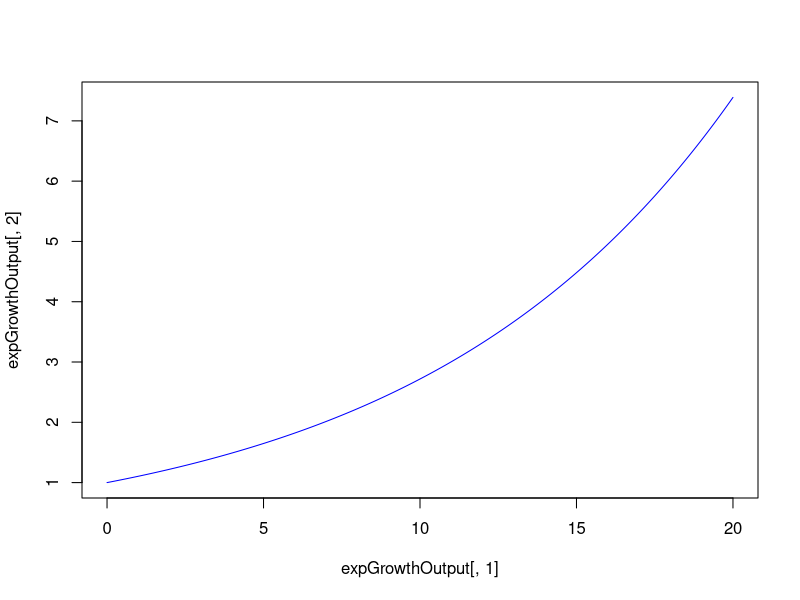
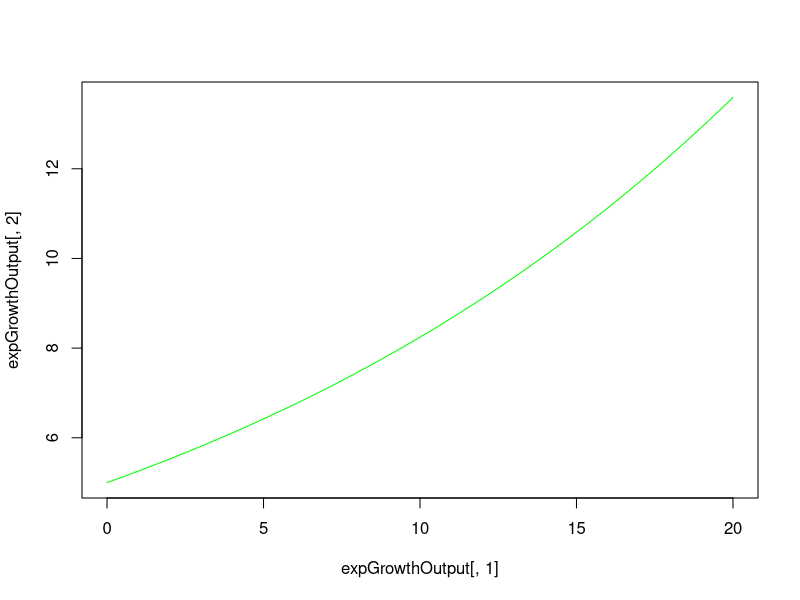

Reproduce these figures in R, in order.
#Working on an Ordinary Differential Equation (ODE)
#an "ordinary differential equation" is one where you're looking at changes happening to one and only on *independent* variable
#work from eeb201 handout

library(deSolve)

expGrowthODE<-function(tt,yy,pars){
  derivs<-pars['rr']*yy
  return(list(derivs))
}

init<-1
tseq<-seq(0,20, by =0.01)
pars<- c(rr=0.1)
pars['rr']

expGrowthOutput<-lsoda(init, tseq, expGrowthODE, pars)
#output for this expGrowth model coming from the function expGrowthODE and its parameters


head(expGrowthOutput)
#yield:
#     time        1
#[1,] 0.00 1.000000
#[2,] 0.01 1.001001
#[3,] 0.02 1.002002
#[4,] 0.03 1.003005
#[5,] 0.04 1.004008
#[6,] 0.05 1.005013

plot(expGrowthOutput[,1], expGrowthOutput[,2],col="blue", type="l")
#the "type" is an L, not a 1


###########
#alter values

init<-5
tseq<-seq(0,20, by =0.01)
pars<- c(rr=0.05)
pars['rr']

expGrowthOutput<-lsoda(init, tseq, expGrowthODE, pars)
#output for this expGrowth model coming from the function expGrowthODE and its parameters


head(expGrowthOutput)


plot(expGrowthOutput[,1], expGrowthOutput[,2],col="green", type="l")
#the "type" is an L, not a 1
